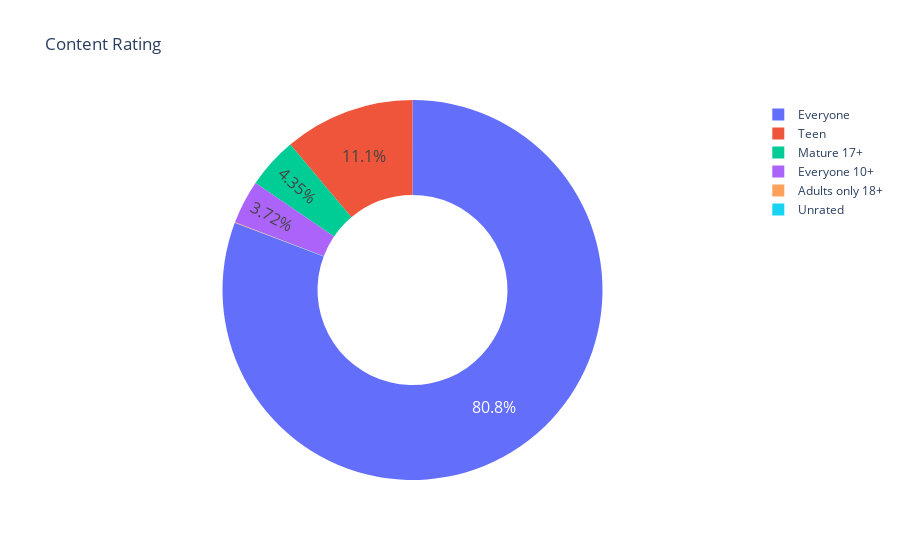

Write notebook code for a chart like this one.
### Code cell
fig = px.pie(labels=ratings.index, values=ratings.values, title='Content Rating', names=ratings.index, hole=0.5)
fig.update_traces(textinfo='percent', textposition='inside', textfont_size=16)
fig.show()

### Figure 1 — Plotly figure (JSON) as saved in the notebook; plotly's stock layout.template omitted (floating-point values rounded to 4 significant figures)
{"data": [{"domain": {"x": [0, 1], "y": [0, 1]}, "hole": 0.5, "hovertemplate": "label=%{label}<br>value=%{value}<extra></extra>", "labels": ["Everyone", "Teen", "Mature 17+", "Everyone 10+", "Adults only 18+", "Unrated"], "legendgroup": "", "name": "", "showlegend": true, "textfont": {"size": 16}, "textinfo": "percent", "textposition": "inside", "type": "pie", "values": [6621, 912, 357, 305, 3, 1]}], "layout": {"legend": {"tracegroupgap": 0}, "title": {"text": "Content Rating"}}}
